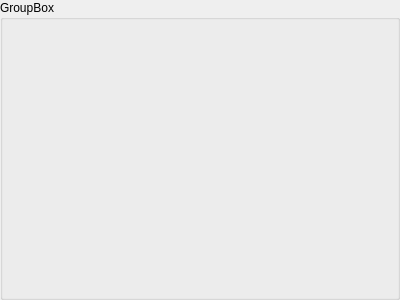
<?xml version='1.0'?>
<ui version="4.0">
 <class>GroupBoxa</class>
 <widget class="QGroupBox" name="GroupBoxa">
  <property name="title">
   <string>GroupBox</string>
  </property>
  <property name="geometry">
   <rect>
    <x>0</x>
    <y>0</y>
    <width>400</width>
    <height>300</height>
   </rect>
  </property>
  <property name="windowTitle">
   <string>GroupBox</string>
  </property>
 </widget>
</ui>
